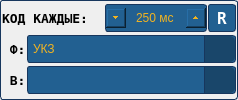
<?xml version="1.0" encoding="UTF-8"?>
<ui version="4.0">
 <class>Form</class>
 <widget class="QWidget" name="Form">
  <property name="geometry">
   <rect>
    <x>0</x>
    <y>0</y>
    <width>238</width>
    <height>100</height>
   </rect>
  </property>
  <property name="minimumSize">
   <size>
    <width>200</width>
    <height>100</height>
   </size>
  </property>
  <property name="maximumSize">
   <size>
    <width>280</width>
    <height>100</height>
   </size>
  </property>
  <property name="windowTitle">
   <string>Form</string>
  </property>
  <property name="styleSheet">
   <string notr="true">QToolButton {
    qproperty-alignment: AlignCenter;
	border: 1px solid #FF17365D;
    border-radius: 3px;
	background-color: #226091;
	padding: 3px;
	color: #FFFFFF;
	font: bold 12pt &quot;DejaVu Sans Mono&quot;;
}

QCheckBox {
	font: bold 10pt &quot;DejaVu Sans Mono&quot;;
}

QLineEdit {
	font: 10pt &quot;DejaVu Sans Mono&quot;;
}

QLabel {
	font: bold 10pt &quot;DejaVu Sans Mono&quot;;
}

QToolButton:hover {
	color: #f0b321;
}

QListView {
	font: 8pt &quot;DejaVu Sans Mono&quot;;
}

QToolButton:pressed,
QToolButton:checked {
	color: #f0b321;
	background-color: #19466a;
	border: 2px solid #f0b321;
}

QSpinBox {
    qproperty-alignment: AlignCenter;
	border: 1px solid #FF17365D;
	color: #f0b321;
	background-color: #226091;
	border-radius: 3px;
	selection-background-color:#19466a;
	selection-color: #f0b321;
	font: bold 10pt &quot;DejaVu Sans Mono&quot;;
}

QSpinBox::up-button { subcontrol-origin: content;  subcontrol-position: right;  width:20px; height: 20px; }
QSpinBox::down-button {subcontrol-origin: content; subcontrol-position: left;  width:20px; height: 20px; }

QComboBox {
    border: 1px solid #17365D;
    border-radius: 3px;
	font: bold 10pt &quot;DejaVu Sans Mono&quot;;
	color: #f0b321;
    background-color: #226091;
	padding: 5px;
}

QComboBox:!editable:on {
    color: #f0b321;
	background-color: #19466a;
	border: 1px solid #f0b321;
}

QComboBox:on {
    padding-top: 3px;
    padding-left: 4px;
}

QComboBox::drop-down {
    subcontrol-origin: padding;
    subcontrol-position: right;
    width: 30px;
	background-color: #19466a;
    border-left-width: 1px;
    border-left-color: #17365D;
    border-left-style: solid;
    border-top-right-radius: 5px;
    border-bottom-right-radius: 5px;
}

QComboBox::down-arrow:on {
    top: 1px;
    left: 1px;
}

QComboBox QListView {
    selection-background-color: #f0b321;
	selection-color: #19466a;
	color: #f0b321;
	background-color: #19466a;
	border: 2px solid #f0b321;
}

QComboBox QToolTip {
    font: bold 10pt &quot;DejaVu Sans Mono&quot;;
	color: #f0b321;
	background-color: #19466a;
	border: 2px solid #f0b321;
    border-radius: 3px;
}

QComboBox#cbxProduct QAbstractItemView {
	min-width: 800px;
}

QScrollBar {
	background: none;
	border: 1px;
	margin: 1;
	padding: 1;
	width: 15px;
}

QScrollBar:handle {
	border: 1px solid #FF17365D;
	background: #226091;
	border-radius: 3px;
	min-height: 45px;
	min-width: 15px;
}

QScrollBar:sub-line {
	background: none;
	border: none;
	height: 0px;
	padding: 0;
	width: 0px;
}

QScrollBar:add-line {
	background:  none;
	border: none;
	height: 0px;	
	padding: 0;
	width: 0px;
}

QWidget#Form {
	border: 1px solid #17365D;
	border-radius: 3px;
}</string>
  </property>
  <layout class="QVBoxLayout" name="verticalLayout" stretch="1,1,1">
   <property name="spacing">
    <number>1</number>
   </property>
   <property name="leftMargin">
    <number>2</number>
   </property>
   <property name="topMargin">
    <number>2</number>
   </property>
   <property name="rightMargin">
    <number>2</number>
   </property>
   <property name="bottomMargin">
    <number>2</number>
   </property>
   <item>
    <layout class="QHBoxLayout" name="horizontalLayout_6" stretch="1,1,0">
     <property name="spacing">
      <number>1</number>
     </property>
     <item>
      <widget class="QLabel" name="label_4">
       <property name="font">
        <font>
         <family>DejaVu Sans Mono</family>
         <pointsize>10</pointsize>
         <italic>false</italic>
         <bold>true</bold>
        </font>
       </property>
       <property name="text">
        <string>КОД КАЖДЫЕ:</string>
       </property>
      </widget>
     </item>
     <item>
      <widget class="QSpinBox" name="spInterval">
       <property name="sizePolicy">
        <sizepolicy hsizetype="Expanding" vsizetype="Minimum">
         <horstretch>0</horstretch>
         <verstretch>0</verstretch>
        </sizepolicy>
       </property>
       <property name="minimumSize">
        <size>
         <width>100</width>
         <height>0</height>
        </size>
       </property>
       <property name="wrapping">
        <bool>false</bool>
       </property>
       <property name="alignment">
        <set>Qt::AlignCenter</set>
       </property>
       <property name="readOnly">
        <bool>false</bool>
       </property>
       <property name="buttonSymbols">
        <enum>QAbstractSpinBox::UpDownArrows</enum>
       </property>
       <property name="correctionMode">
        <enum>QAbstractSpinBox::CorrectToNearestValue</enum>
       </property>
       <property name="showGroupSeparator" stdset="0">
        <bool>true</bool>
       </property>
       <property name="suffix">
        <string> мс</string>
       </property>
       <property name="minimum">
        <number>10</number>
       </property>
       <property name="maximum">
        <number>999999</number>
       </property>
       <property name="value">
        <number>250</number>
       </property>
      </widget>
     </item>
     <item>
      <widget class="QToolButton" name="tbRun">
       <property name="minimumSize">
        <size>
         <width>28</width>
         <height>28</height>
        </size>
       </property>
       <property name="maximumSize">
        <size>
         <width>28</width>
         <height>28</height>
        </size>
       </property>
       <property name="font">
        <font>
         <family>DejaVu Sans Mono</family>
         <pointsize>12</pointsize>
         <italic>false</italic>
         <bold>true</bold>
        </font>
       </property>
       <property name="text">
        <string>R</string>
       </property>
       <property name="iconSize">
        <size>
         <width>36</width>
         <height>36</height>
        </size>
       </property>
       <property name="checkable">
        <bool>true</bool>
       </property>
       <property name="checked">
        <bool>false</bool>
       </property>
      </widget>
     </item>
    </layout>
   </item>
   <item>
    <layout class="QHBoxLayout" name="horizontalLayout" stretch="0,1">
     <property name="spacing">
      <number>1</number>
     </property>
     <item>
      <widget class="QLabel" name="label_5">
       <property name="font">
        <font>
         <family>DejaVu Sans Mono</family>
         <pointsize>10</pointsize>
         <italic>false</italic>
         <bold>true</bold>
        </font>
       </property>
       <property name="text">
        <string> Ф:</string>
       </property>
      </widget>
     </item>
     <item>
      <widget class="QComboBox" name="cbxCodeType">
       <property name="sizeAdjustPolicy">
        <enum>QComboBox::AdjustToContents</enum>
       </property>
       <item>
        <property name="text">
         <string>УКЗ</string>
        </property>
       </item>
      </widget>
     </item>
    </layout>
   </item>
   <item>
    <layout class="QHBoxLayout" name="horizontalLayout_2" stretch="0,1">
     <property name="spacing">
      <number>1</number>
     </property>
     <item>
      <widget class="QLabel" name="label_6">
       <property name="font">
        <font>
         <family>DejaVu Sans Mono</family>
         <pointsize>10</pointsize>
         <italic>false</italic>
         <bold>true</bold>
        </font>
       </property>
       <property name="text">
        <string> В:</string>
       </property>
      </widget>
     </item>
     <item>
      <widget class="QComboBox" name="cbxTo">
       <property name="sizeAdjustPolicy">
        <enum>QComboBox::AdjustToContents</enum>
       </property>
      </widget>
     </item>
    </layout>
   </item>
  </layout>
 </widget>
 <resources/>
 <connections/>
</ui>
